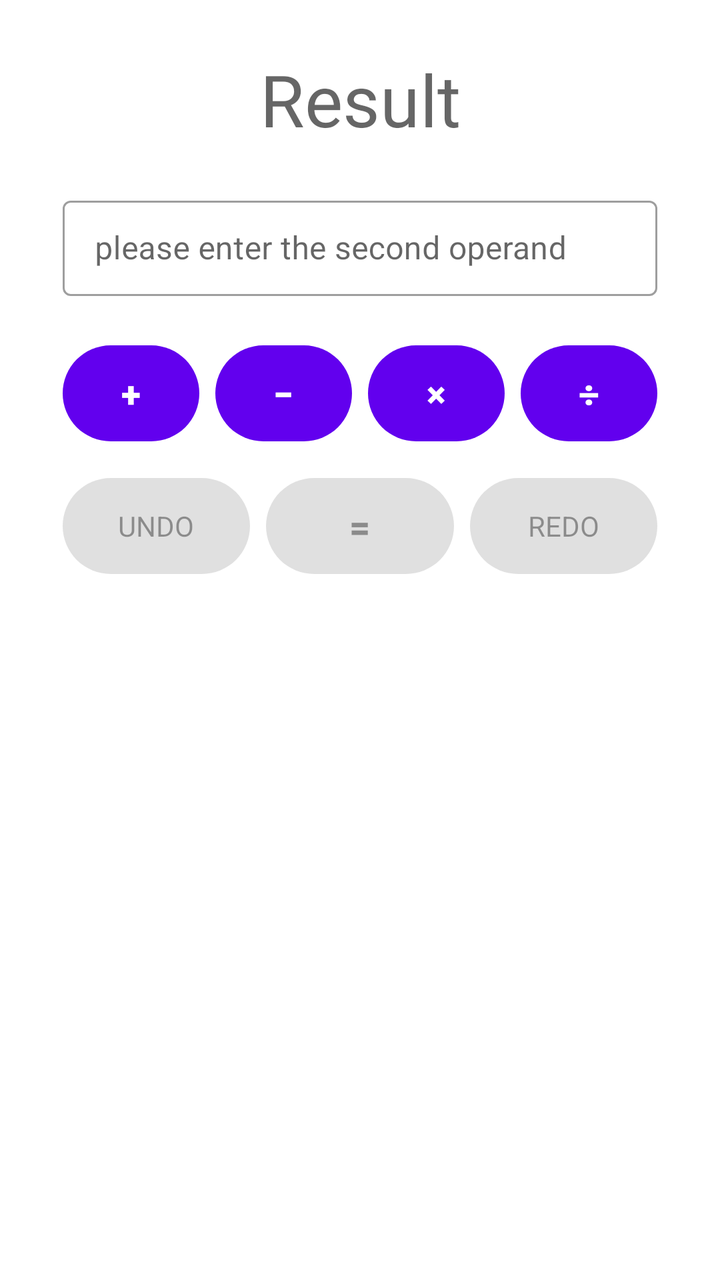
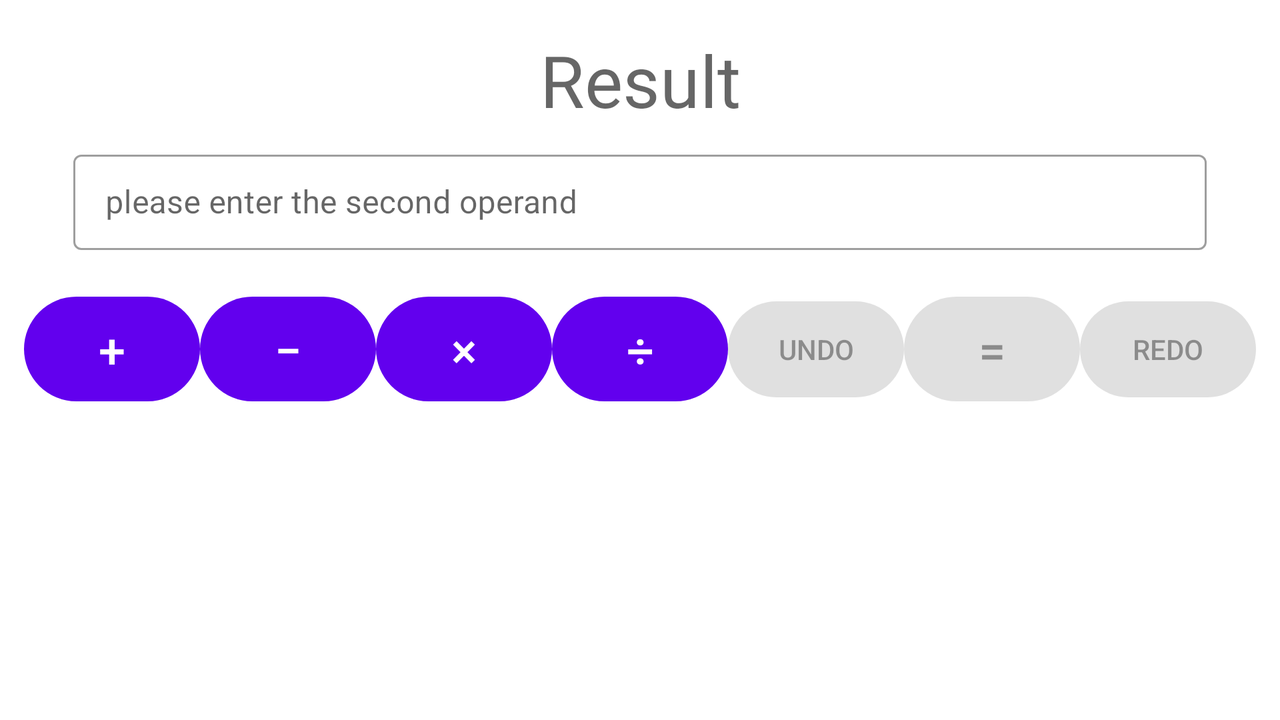

Two renders of one Android screen. The first uses the default layout on a phone; the second uses the alternative layout the repository ships for a different screen configuration, on a matching device. The two XML files are below.
<!-- AndroidManifest.xml: application theme Theme.CalculatorChallenge -->
<!-- res/layout/activity_main.xml -->
<?xml version="1.0" encoding="utf-8"?>
<androidx.constraintlayout.widget.ConstraintLayout xmlns:android="http://schemas.android.com/apk/res/android"
    xmlns:app="http://schemas.android.com/apk/res-auto"
    xmlns:tools="http://schemas.android.com/tools"
    android:layout_width="match_parent"
    android:layout_height="match_parent"
    android:clipChildren="false"
    tools:context=".ui.MainActivity">


    <TextView
        android:id="@+id/resultTv"
        android:layout_width="wrap_content"
        android:layout_height="wrap_content"
        android:layout_marginTop="16dp"
        android:fontFamily="@font/orbitron_bold"
        android:gravity="center"
        android:hint="@string/result"
        android:maxLines="1"
        android:padding="4dp"
        android:textSize="36sp"
        app:layout_constraintBottom_toTopOf="@+id/guideline5"
        app:layout_constraintEnd_toEndOf="parent"
        app:layout_constraintStart_toStartOf="parent"
        app:layout_constraintTop_toTopOf="parent" />

    <com.google.android.material.textfield.TextInputLayout
        android:id="@+id/textInputLayout"
        style="@style/Widget.MaterialComponents.TextInputLayout.OutlinedBox.Dense"
        android:layout_width="0dp"
        android:layout_height="wrap_content"
        android:layout_marginStart="24dp"
        android:layout_marginTop="8dp"
        android:layout_marginEnd="24dp"
        android:layout_marginBottom="8dp"
        android:hint="@string/please_enter_the_second_operand"
        app:layout_constraintBottom_toTopOf="@+id/guideline8"
        app:layout_constraintEnd_toStartOf="@+id/guideline6"
        app:layout_constraintStart_toStartOf="@+id/guideline7"
        app:layout_constraintTop_toTopOf="@+id/guideline5">

        <EditText
            android:id="@+id/displayEt"
            android:layout_width="match_parent"
            android:layout_height="match_parent"
            android:layout_weight="1"
            android:autofillHints=""
            android:ems="10"
            android:inputType="number" />
    </com.google.android.material.textfield.TextInputLayout>

    <com.google.android.material.button.MaterialButton
        android:id="@+id/multiplyBrn"
        style="@style/Widget.AppCompat.Button.Borderless.Colored"
        android:layout_width="0dp"
        android:layout_height="wrap_content"
        android:background="@drawable/btn_background"
        android:fontFamily="sans-serif-black"
        android:onClick="multiply"
        android:text="@string/multiply"
        android:textAlignment="center"
        android:textSize="18sp"
        tools:layout_editor_absoluteX="210dp"
        tools:layout_editor_absoluteY="150dp" />

    <com.google.android.material.button.MaterialButton
        android:id="@+id/divideBtn"
        style="@style/Widget.AppCompat.Button.Borderless.Colored"
        android:layout_width="0dp"
        android:layout_height="wrap_content"
        android:background="@drawable/btn_background"
        android:fontFamily="sans-serif-black"
        android:onClick="divide"
        android:text="@string/divide"
        android:textAlignment="center"
        android:textSize="18sp"
        tools:layout_editor_absoluteX="307dp"
        tools:layout_editor_absoluteY="150dp" />

    <com.google.android.material.button.MaterialButton
        android:id="@+id/minusBtn"
        style="@style/Widget.AppCompat.Button.Borderless.Colored"
        android:layout_width="0dp"
        android:layout_height="wrap_content"
        android:background="@drawable/btn_background"
        android:fontFamily="sans-serif-black"
        android:onClick="minus"
        android:text="@string/minus"
        android:textAlignment="center"
        android:textSize="18sp"
        tools:layout_editor_absoluteX="113dp"
        tools:layout_editor_absoluteY="150dp" />

    <com.google.android.material.button.MaterialButton
        android:id="@+id/plusBtn"
        style="@style/Widget.AppCompat.Button.Borderless.Colored"
        android:layout_width="0dp"
        android:layout_height="wrap_content"
        android:background="@drawable/btn_background"
        android:fontFamily="sans-serif-black"
        android:onClick="plus"
        android:text="@string/plus"
        android:textAlignment="center"
        android:textSize="18sp"
        tools:layout_editor_absoluteX="16dp"
        tools:layout_editor_absoluteY="150dp" />


    <androidx.constraintlayout.helper.widget.Flow
        android:id="@+id/flow2"
        android:layout_width="0dp"
        android:layout_height="wrap_content"
        android:layout_marginStart="24dp"
        android:layout_marginTop="8dp"
        android:layout_marginEnd="24dp"
        app:constraint_referenced_ids="plusBtn,minusBtn,multiplyBrn,divideBtn"
        app:flow_horizontalGap="8dp"
        app:flow_horizontalStyle="spread"
        app:flow_verticalAlign="center"
        app:layout_constraintBottom_toTopOf="@+id/flow3"
        app:layout_constraintEnd_toStartOf="@+id/guideline6"
        app:layout_constraintHorizontal_bias="0.0"
        app:layout_constraintStart_toStartOf="@+id/guideline7"
        app:layout_constraintTop_toTopOf="@+id/guideline8"
        app:layout_constraintVertical_bias="0.196" />

    <com.google.android.material.button.MaterialButton
        android:id="@+id/undoBtn"
        style="@style/Widget.AppCompat.Button.Borderless.Colored"
        android:layout_width="0dp"
        android:layout_height="wrap_content"
        android:background="@drawable/btn_background"
        android:enabled="false"
        android:fontFamily="sans-serif"
        android:onClick="undo"
        android:text="@string/undo"
        android:textAlignment="center"
        tools:layout_editor_absoluteX="136dp"
        tools:layout_editor_absoluteY="286dp" />

    <com.google.android.material.button.MaterialButton
        android:id="@+id/equaleBtn"
        style="@style/Widget.AppCompat.Button.Borderless.Colored"
        android:layout_width="0dp"
        android:layout_height="wrap_content"
        android:background="@drawable/btn_background"
        android:enabled="false"
        android:fontFamily="sans-serif-black"
        android:onClick="equal"
        android:text="@string/equal"
        android:textAlignment="center"
        android:textSize="18sp"
        tools:ignore="MissingConstraints"
        tools:layout_editor_absoluteX="286dp"
        tools:layout_editor_absoluteY="221dp" />

    <com.google.android.material.button.MaterialButton
        android:id="@+id/redoBtn"
        style="@style/Widget.AppCompat.Button.Borderless.Colored"
        android:layout_width="0dp"
        android:layout_height="wrap_content"
        android:background="@drawable/btn_background"
        android:enabled="false"
        android:fontFamily="sans-serif"
        android:onClick="redo"
        android:text="@string/redo"
        android:textAlignment="center"
        tools:layout_editor_absoluteX="264dp"
        tools:layout_editor_absoluteY="286dp" />

    <androidx.constraintlayout.widget.Guideline
        android:id="@+id/guideline2"
        android:layout_width="wrap_content"
        android:layout_height="wrap_content"
        android:orientation="horizontal"
        app:layout_constraintGuide_percent="0.48" />

    <androidx.constraintlayout.helper.widget.Flow
        android:id="@+id/flow3"
        android:layout_width="0dp"
        android:layout_height="wrap_content"
        android:layout_marginStart="24dp"
        android:layout_marginTop="8dp"
        android:layout_marginEnd="24dp"
        app:constraint_referenced_ids="undoBtn, equaleBtn,redoBtn"
        app:flow_horizontalGap="8dp"
        app:flow_horizontalStyle="spread"
        app:flow_verticalAlign="center"
        app:layout_constraintBottom_toTopOf="@+id/guideline2"
        app:layout_constraintEnd_toStartOf="@+id/guideline6"
        app:layout_constraintHorizontal_bias="0.0"
        app:layout_constraintStart_toStartOf="@+id/guideline7"
        app:layout_constraintTop_toBottomOf="@+id/multiplyBrn"
        app:layout_constraintVertical_bias="0.346" />

    <androidx.constraintlayout.widget.ConstraintLayout
        android:id="@+id/collectionView"
        android:layout_width="0dp"
        android:layout_height="150dp"
        android:layout_marginTop="8dp"
        app:layout_constraintEnd_toStartOf="@+id/guideline6"
        app:layout_constraintHorizontal_bias="1.0"
        app:layout_constraintStart_toStartOf="@+id/guideline7"
        app:layout_constraintTop_toTopOf="@+id/guideline2">

        <androidx.recyclerview.widget.RecyclerView
            android:id="@+id/historyRv"
            android:layout_width="match_parent"
            android:layout_height="0dp"
            app:layout_constraintBottom_toBottomOf="parent"
            app:layout_constraintEnd_toEndOf="parent"
            app:layout_constraintHorizontal_bias="0.0"
            app:layout_constraintStart_toStartOf="parent"
            app:layout_constraintTop_toTopOf="parent"
            app:layout_constraintVertical_bias="0.0" />

    </androidx.constraintlayout.widget.ConstraintLayout>

    <androidx.constraintlayout.widget.Guideline
        android:id="@+id/guideline8"
        android:layout_width="wrap_content"
        android:layout_height="wrap_content"
        android:orientation="horizontal"
        app:layout_constraintGuide_percent="0.25" />

    <androidx.constraintlayout.widget.Guideline
        android:id="@+id/guideline7"
        android:layout_width="wrap_content"
        android:layout_height="wrap_content"
        android:orientation="vertical"
        app:layout_constraintGuide_percent="0.02" />

    <androidx.constraintlayout.widget.Guideline
        android:id="@+id/guideline6"
        android:layout_width="wrap_content"
        android:layout_height="wrap_content"
        android:orientation="vertical"
        app:layout_constraintGuide_percent="0.98" />

    <androidx.constraintlayout.widget.Guideline
        android:id="@+id/guideline5"
        android:layout_width="wrap_content"
        android:layout_height="wrap_content"
        android:orientation="horizontal"
        app:layout_constraintGuide_percent="0.13" />

</androidx.constraintlayout.widget.ConstraintLayout>
<!-- resources referenced by this layout -->
<resources>
  <!-- drawable btn_background (drawable) -->
  <?xml version="1.0" encoding="utf-8"?>
  <selector xmlns:android="http://schemas.android.com/apk/res/android">
  <item>
      <shape android:shape="rectangle" >
          <corners android:radius="1000dp"/>
      </shape>
  </item>
  
  </selector>
  <string name="divide">÷</string>
  <string name="equal">=</string>
  <string name="minus">−</string>
  <string name="multiply">×</string>
  <string name="please_enter_the_second_operand">please enter the second operand</string>
  <string name="plus">+</string>
  <string name="redo">Redo</string>
  <string name="result">Result</string>
  <string name="undo">Undo</string>
  <style name="Theme.CalculatorChallenge" parent="Theme.MaterialComponents.DayNight.DarkActionBar">
          
          <item name="colorPrimary">@color/purple_500</item>
          <item name="colorPrimaryVariant">@color/purple_700</item>
          <item name="colorOnPrimary">@color/white</item>
          
          <item name="colorSecondary">@color/teal_200</item>
          <item name="colorSecondaryVariant">@color/teal_700</item>
          <item name="colorOnSecondary">@color/black</item>
          
          <item name="android:statusBarColor" tools:targetApi="l">?attr/colorPrimaryVariant</item>
          
      </style>
</resources>
<!-- res/layout-land/activity_main.xml (the repository's variant of the layout above) -->
<!-- drawn on the phone turned sideways -->
<?xml version="1.0" encoding="utf-8"?>
<androidx.constraintlayout.widget.ConstraintLayout xmlns:android="http://schemas.android.com/apk/res/android"
    xmlns:app="http://schemas.android.com/apk/res-auto"
    xmlns:tools="http://schemas.android.com/tools"
    android:layout_width="match_parent"
    android:layout_height="match_parent"
    android:clipChildren="false"
    tools:context=".ui.MainActivity">



    <TextView
        android:id="@+id/resultTv"
        android:layout_width="wrap_content"
        android:layout_height="wrap_content"
        android:padding="4dp"
        android:fontFamily="@font/orbitron_bold"
        android:maxLines="1"
        android:textSize="36sp"
        android:gravity="center"
        android:hint="@string/result"
        tools:layout_editor_absoluteX="354dp"
        tools:layout_editor_absoluteY="4dp" />

    <androidx.constraintlayout.helper.widget.Flow
        android:id="@+id/resultFlow"
        android:layout_width="wrap_content"
        android:layout_height="wrap_content"
        android:layout_marginTop="8dp"
        android:visibility="visible"
        app:constraint_referenced_ids="resultTv"
        app:layout_constraintEnd_toStartOf="@+id/guideline6"
        app:layout_constraintStart_toStartOf="@+id/guideline7"
        app:layout_constraintTop_toTopOf="@+id/guideline5" />

    <com.google.android.material.textfield.TextInputLayout
        android:id="@+id/textInputLayout"
        style="@style/Widget.MaterialComponents.TextInputLayout.OutlinedBox.Dense"
        android:layout_width="0dp"
        android:layout_height="wrap_content"
        android:layout_marginStart="24dp"
        android:layout_marginEnd="24dp"
        android:layout_marginBottom="8dp"
        android:hint="@string/please_enter_the_second_operand"
        app:layout_constraintBottom_toTopOf="@+id/guideline8"
        app:layout_constraintEnd_toStartOf="@+id/guideline6"
        app:layout_constraintStart_toStartOf="@+id/guideline7"
        app:layout_constraintTop_toBottomOf="@+id/resultFlow">

        <EditText
            android:id="@+id/displayEt"
            android:layout_width="match_parent"
            android:layout_height="match_parent"
            android:layout_weight="1"
            android:autofillHints=""
            android:ems="10"
            android:inputType="number" />
    </com.google.android.material.textfield.TextInputLayout>

 <com.google.android.material.button.MaterialButton

    android:id="@+id/multiplyBrn"
        style="@style/Widget.AppCompat.Button.Borderless.Colored"
        android:layout_width="wrap_content"
        android:layout_height="wrap_content"
        android:background="@drawable/btn_background"
        android:onClick="multiply"
        android:text="@string/multiply"
        android:textSize="24sp"
        tools:layout_editor_absoluteX="210dp"
        tools:layout_editor_absoluteY="150dp" />

    <com.google.android.material.button.MaterialButton
        android:id="@+id/divideBtn"
        style="@style/Widget.AppCompat.Button.Borderless.Colored"
        android:layout_width="wrap_content"
        android:layout_height="wrap_content"
        android:background="@drawable/btn_background"
        android:onClick="divide"
        android:text="@string/divide"
        android:textSize="24sp"
        tools:layout_editor_absoluteX="307dp"
        tools:layout_editor_absoluteY="150dp" />

    <com.google.android.material.button.MaterialButton
        android:id="@+id/minusBtn"
        style="@style/Widget.AppCompat.Button.Borderless.Colored"
        android:layout_width="wrap_content"
        android:layout_height="wrap_content"
        android:background="@drawable/btn_background"
        android:onClick="minus"
        android:text="@string/minus"
        android:textSize="24sp"
        tools:layout_editor_absoluteX="113dp"
        tools:layout_editor_absoluteY="150dp" />

    <com.google.android.material.button.MaterialButton
        android:id="@+id/plusBtn"
        style="@style/Widget.AppCompat.Button.Borderless.Colored"
        android:layout_width="wrap_content"
        android:layout_height="wrap_content"
        android:background="@drawable/btn_background"
        android:onClick="plus"
        android:text="@string/plus"
        android:textSize="24sp"
        tools:layout_editor_absoluteX="16dp"
        tools:layout_editor_absoluteY="150dp" />


    <com.google.android.material.button.MaterialButton
        android:id="@+id/undoBtn"
        style="@style/Widget.AppCompat.Button.Borderless.Colored"
        android:layout_width="wrap_content"
        android:layout_height="wrap_content"
        android:background="@drawable/btn_background"
        android:enabled="false"
        android:onClick="undo"
        android:text="@string/undo"
        tools:layout_editor_absoluteX="136dp"
        tools:layout_editor_absoluteY="286dp" />

    <com.google.android.material.button.MaterialButton
        android:id="@+id/equaleBtn"
        style="@style/Widget.AppCompat.Button.Borderless.Colored"
        android:layout_width="wrap_content"
        android:layout_height="wrap_content"
        android:background="@drawable/btn_background"
        android:enabled="false"
        android:onClick="equal"
        android:text="@string/equal"
        android:textSize="24sp"
        tools:ignore="MissingConstraints"
        tools:layout_editor_absoluteX="286dp"
        tools:layout_editor_absoluteY="221dp" />

    <com.google.android.material.button.MaterialButton
        android:id="@+id/redoBtn"
        style="@style/Widget.AppCompat.Button.Borderless.Colored"
        android:layout_width="wrap_content"
        android:layout_height="wrap_content"
        android:background="@drawable/btn_background"
        android:enabled="false"
        android:onClick="redo"
        android:text="@string/redo"
        tools:layout_editor_absoluteX="264dp"
        tools:layout_editor_absoluteY="286dp" />

    <androidx.constraintlayout.helper.widget.Flow
        android:id="@+id/flow2"
        android:layout_width="0dp"
        android:layout_height="wrap_content"
        android:layout_marginStart="8dp"
        android:layout_marginEnd="8dp"
        app:constraint_referenced_ids="plusBtn,minusBtn,multiplyBrn,divideBtn,undoBtn, equaleBtn,redoBtn"
        app:flow_horizontalAlign="center"
        app:flow_horizontalStyle="spread"
        app:flow_verticalAlign="center"
        app:layout_constraintBottom_toTopOf="@+id/guideline2"
        app:layout_constraintEnd_toStartOf="@+id/guideline6"
        app:layout_constraintStart_toStartOf="@+id/guideline7"
        app:layout_constraintTop_toTopOf="@+id/guideline8" />

    <androidx.constraintlayout.widget.Guideline
        android:id="@+id/guideline2"
        android:layout_width="wrap_content"
        android:layout_height="wrap_content"
        android:orientation="horizontal"
        app:layout_constraintGuide_percent="0.59" />

    <androidx.constraintlayout.widget.ConstraintLayout
        android:id="@+id/collectionView"
        android:layout_width="0dp"
        android:layout_height="0dp"
        app:layout_constraintBottom_toBottomOf="parent"
        app:layout_constraintEnd_toStartOf="@+id/guideline6"
        app:layout_constraintHorizontal_bias="1.0"
        app:layout_constraintStart_toStartOf="@+id/guideline7"
        app:layout_constraintTop_toTopOf="@+id/guideline2"
        app:layout_constraintVertical_bias="0.0" >

        <androidx.recyclerview.widget.RecyclerView
            android:id="@+id/historyRv"
            android:layout_width="match_parent"
            android:layout_height="match_parent"
            app:layout_constraintBottom_toBottomOf="parent"
            app:layout_constraintEnd_toEndOf="parent"
            app:layout_constraintStart_toStartOf="parent"
            app:layout_constraintTop_toTopOf="parent" />
    </androidx.constraintlayout.widget.ConstraintLayout>

    <androidx.constraintlayout.widget.Guideline
        android:id="@+id/guideline8"
        android:layout_width="wrap_content"
        android:layout_height="wrap_content"
        android:orientation="horizontal"
        app:layout_constraintGuide_percent="0.38" />

    <androidx.constraintlayout.widget.Guideline
        android:id="@+id/guideline7"
        android:layout_width="wrap_content"
        android:layout_height="wrap_content"
        android:orientation="vertical"
        app:layout_constraintGuide_percent="0.02" />

    <androidx.constraintlayout.widget.Guideline
        android:id="@+id/guideline6"
        android:layout_width="wrap_content"
        android:layout_height="wrap_content"
        android:orientation="vertical"
        app:layout_constraintGuide_percent="0.98" />

    <androidx.constraintlayout.widget.Guideline
        android:id="@+id/guideline5"
        android:layout_width="wrap_content"
        android:layout_height="wrap_content"
        android:orientation="horizontal"
        app:layout_constraintGuide_percent="0.01" />

</androidx.constraintlayout.widget.ConstraintLayout>
